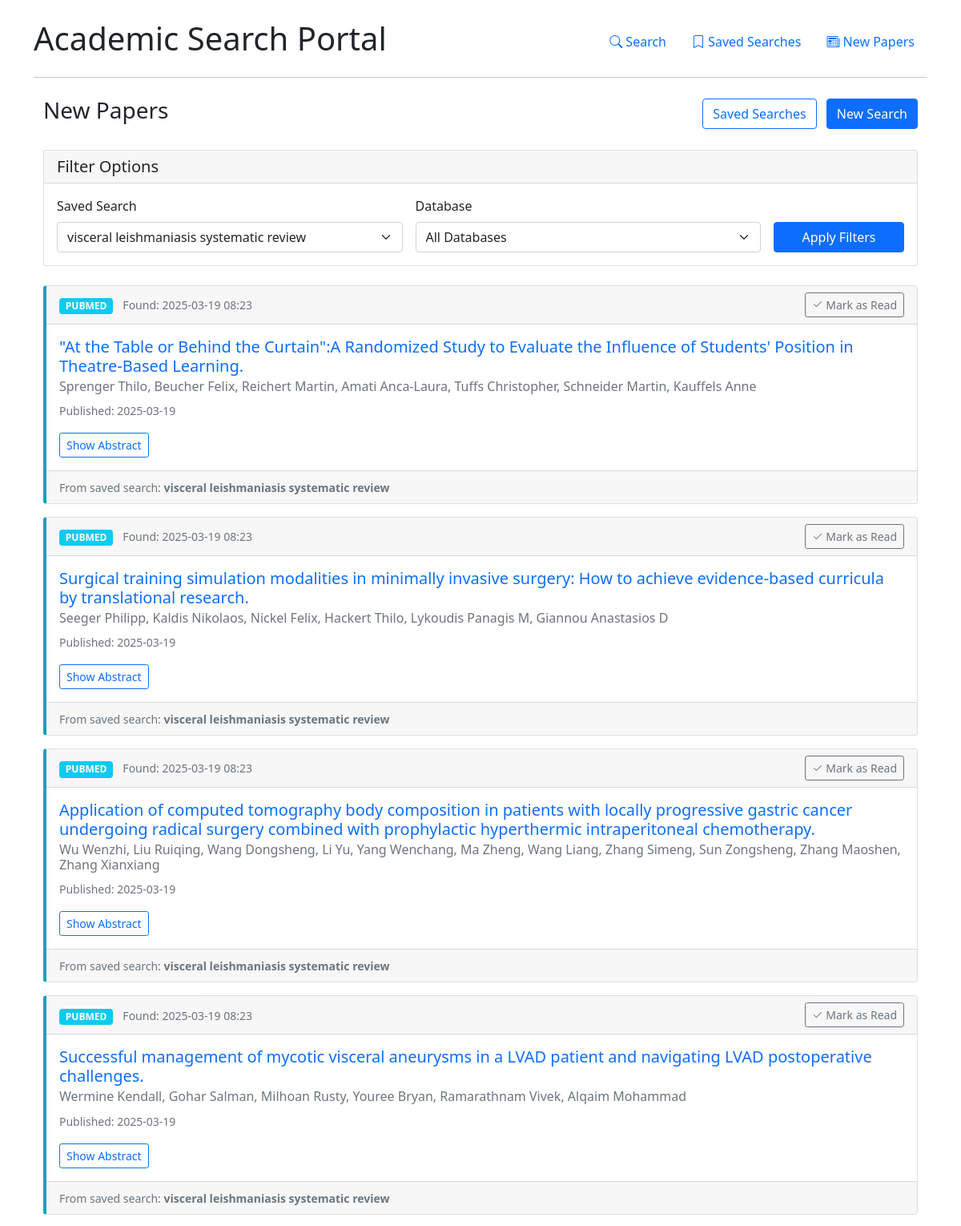
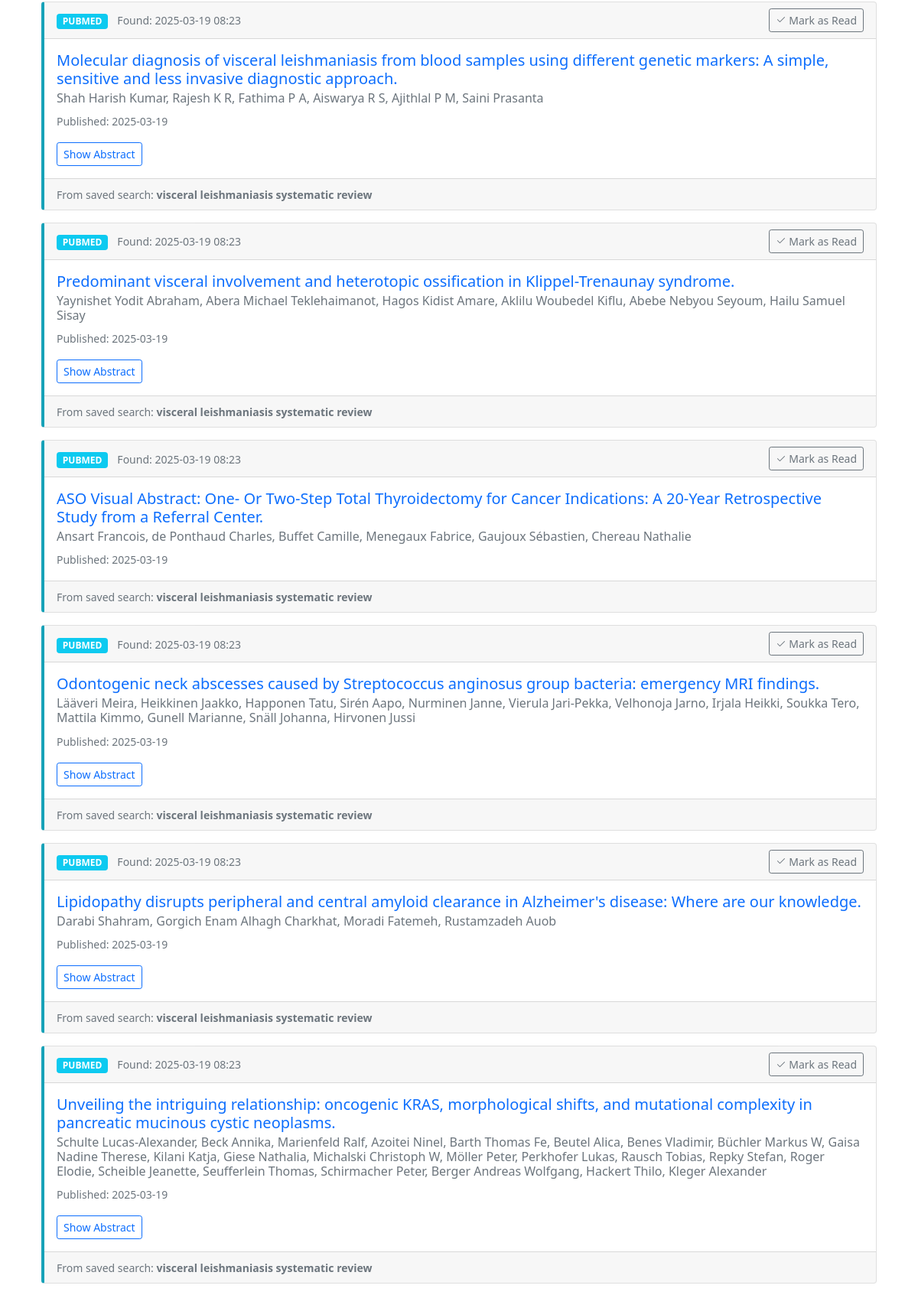
/new_papers?search_id=2 (upper part), run on the app's committed database (2 pictures, top to bottom).
### src/models.py (models this page shows, shortened)
class SearchResult(db.Model):
    __tablename__ = 'search_results'
    id = db.Column(db.Integer, primary_key=True)
    saved_search_id = db.Column(db.Integer, db.ForeignKey('saved_searches.id'), nullable=False)
    paper_id = db.Column(db.String(100), nullable=False)  # PMID or arXiv ID
    database = db.Column(db.String(20), nullable=False)  # pubmed, arxiv, etc.
    title = db.Column(db.String(500), nullable=True)
    authors = db.Column(db.Text, nullable=True)
    abstract = db.Column(db.Text, nullable=True)
    url = db.Column(db.String(500), nullable=True)
    publication_date = db.Column(db.DateTime, nullable=True)
    found_date = db.Column(db.DateTime, default=datetime.utcnow)
    is_new = db.Column(db.Boolean, default=True)
    is_notified = db.Column(db.Boolean, default=False)

class SavedSearch(db.Model):
    __tablename__ = 'saved_searches'
    id = db.Column(db.Integer, primary_key=True)
    name = db.Column(db.String(100), nullable=False)
    query = db.Column(db.String(500), nullable=False)
    parameters = db.Column(db.Text, nullable=False)  # JSON string of search parameters
    databases = db.Column(db.String(100), nullable=False)  # Comma-separated list of databases
    last_check_timestamp = db.Column(db.DateTime, default=datetime.utcnow)
    frequency = db.Column(db.String(20), default='monthly')  # daily, weekly, monthly
    active = db.Column(db.Boolean, default=True)
    user_email = db.Column(db.String(100), nullable=True)  # For future user integration
    created_at = db.Column(db.DateTime, default=datetime.utcnow)
    results = db.relationship('SearchResult', backref='search', lazy=True, cascade="all, delete-orphan")

### app.py (the view)
@app.route('/new_papers')
def new_papers():
    search_id = request.args.get('search_id')
    database = request.args.get('database')
    saved_searches = db.session.query(SavedSearch).all()
    query = db.session.query(SearchResult).filter_by(is_new=True)
    if search_id:
        query = query.filter_by(saved_search_id=int(search_id))
    if database:
        query = query.filter_by(database=database)
    papers = query.order_by(SearchResult.found_date.desc()).all()
    return render_template(
        'new_papers.html',
        papers=papers,
        saved_searches=saved_searches,
        selected_search_id=search_id,
        selected_database=database
    )

### templates/new_papers.html (shortened to what this page needs)
{% extends "base.html" %}
{% block content %}
<div class="container mb-4">
  <div class="d-flex justify-content-between align-items-center mb-4">
    <h3>New Papers</h3>
    <div>
      <a href="{{ url_for('saved_searches') }}" class="btn btn-outline-primary me-2">Saved Searches</a>
      <a href="{{ url_for('index') }}" class="btn btn-primary">New Search</a>
    </div>
  </div>
  <div class="card mb-4">
    <div class="card-header">
      <h5 class="mb-0">Filter Options</h5>
    </div>
    <div class="card-body">
      <form method="GET" action="{{ url_for('new_papers') }}" class="row g-3">
        <div class="col-md-5">
          <label class="form-label">Saved Search</label>
          <select class="form-select" name="search_id" onchange="this.form.submit()">
            {% for search in saved_searches %}
            <option value="{{ search.id }}" {% if selected_search_id and selected_search_id|int == search.id %}selected{% endif %}>
              {{ search.name }}
            </option>
            {% endfor %}
          </select>
        </div>
        <div class="col-md-5">
          <label class="form-label">Database</label>
          <select class="form-select" name="database" onchange="this.form.submit()">
            <option value="">All Databases</option>
          </select>
        </div>
        <div class="col-md-2 d-flex align-items-end">
          <button type="submit" class="btn btn-primary w-100">Apply Filters</button>
        </div>
      </form>
    </div>
  </div>
  {% if papers %}
  <div class="papers-list">
    {% for paper in papers %}
    <div class="card mb-3 paper-card">
      <div class="card-header d-flex justify-content-between align-items-center">
        <div>
          <span class="badge {% if paper.database == 'pubmed' %}bg-info{% elif paper.database == 'arxiv' %}bg-warning{% else %}bg-secondary{% endif %}">
            {{ paper.database|upper }}
          </span>
          <small class="text-muted ms-2">Found: {{ paper.found_date.strftime('%Y-%m-%d %H:%M') }}</small>
        </div>
        <form method="POST" action="{{ url_for('mark_as_read', paper_id=paper.id) }}">
          <button type="submit" class="btn btn-sm btn-outline-secondary">
            <i class="bi bi-check2"></i> Mark as Read
          </button>
        </form>
      </div>
      <div class="card-body">
        <h5 class="card-title">
          <a href="{{ paper.url }}" target="_blank" class="text-decoration-none">{{ paper.title }}</a>
        </h5>
        <h6 class="card-subtitle mb-2 text-muted">{{ paper.authors }}</h6>
        {% if paper.publication_date %}
        <p class="card-text">
          <small class="text-muted">Published: {{ paper.publication_date.strftime('%Y-%m-%d') }}</small>
        </p>
        {% endif %}
        {% if paper.abstract %}
        <div class="mt-2">
          <button class="btn btn-sm btn-outline-primary" type="button"
                  data-bs-toggle="collapse" data-bs-target="#abstract-{{ paper.id }}"
                  aria-expanded="false">
            Show Abstract
          </button>
        </div>
        {% endif %}
      </div>
      <div class="card-footer text-muted">
        <small>From saved search: <strong>{{ paper.search.name }}</strong></small>
      </div>
    </div>
    {% endfor %}
  </div>
  {% else %}
  <div class="alert alert-info">
    <p>No new papers found matching your criteria.</p>
    <p>Run your saved searches to check for new papers, or create new saved searches to get alerts.</p>
  </div>
  {% endif %}
</div>
{% endblock %}

### templates/new_papers.html (style rules this page uses)
.paper-card { transition: all 0.2s ease; border-left: 4px solid #dee2e6; }
.paper-card[data-database="pubmed"] { border-left-color: #17a2b8; }

### data on the page
SearchResult: database "PUBMED", found_date "2025-03-19 08:23", title "\"At the Table or Behind the Curtain\":A Randomized Study to Evaluate the Influence of Students' Position in Theatre-Based Learning.", authors "Sprenger Thilo, Beucher Felix, Reichert Martin, Amati Anca-Laura, Tuffs Christopher, Schneider Martin, Kauffels Anne", publication_date "2025-03-19", search.name "visceral leishmaniasis systematic review"
SearchResult: database "PUBMED", found_date "2025-03-19 08:23", title "Surgical training simulation modalities in minimally invasive surgery: How to achieve evidence-based curricula by translational research.", authors "Seeger Philipp, Kaldis Nikolaos, Nickel Felix, Hackert Thilo, Lykoudis Panagis M, Giannou Anastasios D", publication_date "2025-03-19", search.name "visceral leishmaniasis systematic review"
SearchResult: database "PUBMED", found_date "2025-03-19 08:23", title "Application of computed tomography body composition in patients with locally progressive gastric cancer undergoing radical surgery combined with prophylactic hyperthermic intraperitoneal chemotherapy.", authors "Wu Wenzhi, Liu Ruiqing, Wang Dongsheng, Li Yu, Yang Wenchang, Ma Zheng, Wang Liang, Zhang Simeng, Sun Zongsheng, Zhang Maoshen, Zhang Xianxiang", publication_date "2025-03-19", search.name "visceral leishmaniasis systematic review"
SearchResult: database "PUBMED", found_date "2025-03-19 08:23", title "Successful management of mycotic visceral aneurysms in a LVAD patient and navigating LVAD postoperative challenges.", authors "Wermine Kendall, Gohar Salman, Milhoan Rusty, Youree Bryan, Ramarathnam Vivek, Alqaim Mohammad", publication_date "2025-03-19", search.name "visceral leishmaniasis systematic review"
SearchResult: database "PUBMED", found_date "2025-03-19 08:23", title "Molecular diagnosis of visceral leishmaniasis from blood samples using different genetic markers: A simple, sensitive and less invasive diagnostic approach.", authors "Shah Harish Kumar, Rajesh K R, Fathima P A, Aiswarya R S, Ajithlal P M, Saini Prasanta", publication_date "2025-03-19", search.name "visceral leishmaniasis systematic review"
SearchResult: database "PUBMED", found_date "2025-03-19 08:23", title "Predominant visceral involvement and heterotopic ossification in Klippel-Trenaunay syndrome.", authors "Yaynishet Yodit Abraham, Abera Michael Teklehaimanot, Hagos Kidist Amare, Aklilu Woubedel Kiflu, Abebe Nebyou Seyoum, Hailu Samuel Sisay", publication_date "2025-03-19", search.name "visceral leishmaniasis systematic review"
SearchResult: database "PUBMED", found_date "2025-03-19 08:23", title "ASO Visual Abstract: One- Or Two-Step Total Thyroidectomy for Cancer Indications: A 20-Year Retrospective Study from a Referral Center.", authors "Ansart Francois, de Ponthaud Charles, Buffet Camille, Menegaux Fabrice, Gaujoux Sébastien, Chereau Nathalie", publication_date "2025-03-19", search.name "visceral leishmaniasis systematic review"
SearchResult: database "PUBMED", found_date "2025-03-19 08:23", title "Odontogenic neck abscesses caused by Streptococcus anginosus group bacteria: emergency MRI findings.", authors "Lääveri Meira, Heikkinen Jaakko, Happonen Tatu, Sirén Aapo, Nurminen Janne, Vierula Jari-Pekka, Velhonoja Jarno, Irjala Heikki, Soukka Tero, Mattila Kimmo, Gunell Marianne, Snäll Johanna, Hirvonen Jussi", publication_date "2025-03-19", search.name "visceral leishmaniasis systematic review"
SearchResult: database "PUBMED", found_date "2025-03-19 08:23", title "Lipidopathy disrupts peripheral and central amyloid clearance in Alzheimer's disease: Where are our knowledge.", authors "Darabi Shahram, Gorgich Enam Alhagh Charkhat, Moradi Fatemeh, Rustamzadeh Auob", publication_date "2025-03-19", search.name "visceral leishmaniasis systematic review"
SearchResult: database "PUBMED", found_date "2025-03-19 08:23", title "Unveiling the intriguing relationship: oncogenic KRAS, morphological shifts, and mutational complexity in pancreatic mucinous cystic neoplasms.", authors "Schulte Lucas-Alexander, Beck Annika, Marienfeld Ralf, Azoitei Ninel, Barth Thomas Fe, Beutel Alica, Benes Vladimir, Büchler Markus W, Gaisa Nadine Therese, Kilani Katja, Giese Nathalia, Michalski Christoph W, Möller Peter, Perkhofer Lukas, Rausch Tobias, Repky Stefan, Roger Elodie, Scheible Jeanette, Seufferlein Thomas, Schirmacher Peter, Berger Andreas Wolfgang, Hackert Thilo, Kleger Alexander", publication_date "2025-03-19", search.name "visceral leishmaniasis systematic review"

### other printed values
form field search_id "visceral leishmaniasis systematic review"
